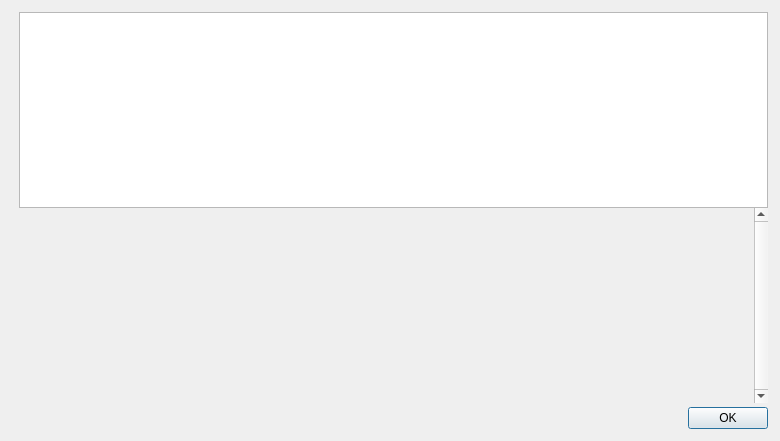
<?xml version="1.0" encoding="UTF-8"?>
<ui version="4.0">
 <class>HelpMessageDialog</class>
 <widget class="QDialog" name="HelpMessageDialog">
  <property name="geometry">
   <rect>
    <x>0</x>
    <y>0</y>
    <width>780</width>
    <height>441</height>
   </rect>
  </property>
  <layout class="QHBoxLayout" name="horizontalLayout_2">
   <property name="spacing">
    <number>0</number>
   </property>
   <property name="leftMargin">
    <number>12</number>
   </property>
   <property name="topMargin">
    <number>12</number>
   </property>
   <property name="rightMargin">
    <number>12</number>
   </property>
   <property name="bottomMargin">
    <number>12</number>
   </property>
   <item>
    <layout class="QVBoxLayout" name="verticalLayoutLogo" stretch="0,0">
     <property name="leftMargin">
      <number>0</number>
     </property>
     <property name="topMargin">
      <number>4</number>
     </property>
     <property name="rightMargin">
      <number>0</number>
     </property>
     <item>
      <widget class="QLabel" name="aboutLogo">
       <property name="sizePolicy">
        <sizepolicy hsizetype="Preferred" vsizetype="Ignored">
         <horstretch>0</horstretch>
         <verstretch>0</verstretch>
        </sizepolicy>
       </property>
       <property name="maximumSize">
        <size>
         <width>100</width>
         <height>100</height>
        </size>
       </property>
       <property name="pixmap">
        <pixmap resource="../bitcoin.qrc">:/images/litecoinz</pixmap>
       </property>
       <property name="scaledContents">
        <bool>true</bool>
       </property>
       <property name="alignment">
        <set>Qt::AlignLeading|Qt::AlignLeft|Qt::AlignTop</set>
       </property>
      </widget>
     </item>
     <item>
      <widget class="QFrame" name="frame">
       <property name="frameShape">
        <enum>QFrame::NoFrame</enum>
       </property>
       <property name="frameShadow">
        <enum>QFrame::Raised</enum>
       </property>
      </widget>
     </item>
    </layout>
   </item>
   <item>
    <layout class="QVBoxLayout" name="verticalLayout">
     <item>
      <widget class="QTextEdit" name="helpMessage">
       <property name="readOnly">
        <bool>true</bool>
       </property>
      </widget>
     </item>
     <item>
      <widget class="QScrollArea" name="scrollArea">
       <property name="frameShape">
        <enum>QFrame::NoFrame</enum>
       </property>
       <property name="verticalScrollBarPolicy">
        <enum>Qt::ScrollBarAlwaysOn</enum>
       </property>
       <property name="widgetResizable">
        <bool>true</bool>
       </property>
       <widget class="QWidget" name="scrollAreaWidgetContents">
        <property name="geometry">
         <rect>
          <x>0</x>
          <y>0</y>
          <width>638</width>
          <height>176</height>
         </rect>
        </property>
        <layout class="QVBoxLayout" name="verticalLayout_2">
         <item>
          <widget class="QLabel" name="aboutMessage">
           <property name="cursor">
            <cursorShape>IBeamCursor</cursorShape>
           </property>
           <property name="textFormat">
            <enum>Qt::PlainText</enum>
           </property>
           <property name="alignment">
            <set>Qt::AlignLeading|Qt::AlignLeft|Qt::AlignTop</set>
           </property>
           <property name="openExternalLinks">
            <bool>true</bool>
           </property>
           <property name="textInteractionFlags">
            <set>Qt::LinksAccessibleByMouse|Qt::TextSelectableByKeyboard|Qt::TextSelectableByMouse</set>
           </property>
          </widget>
         </item>
        </layout>
       </widget>
      </widget>
     </item>
     <item>
      <spacer name="verticalSpacer">
       <property name="orientation">
        <enum>Qt::Vertical</enum>
       </property>
       <property name="sizeType">
        <enum>QSizePolicy::Fixed</enum>
       </property>
       <property name="sizeHint" stdset="0">
        <size>
         <width>4</width>
         <height>4</height>
        </size>
       </property>
      </spacer>
     </item>
     <item>
      <widget class="QDialogButtonBox" name="okButton">
       <property name="orientation">
        <enum>Qt::Horizontal</enum>
       </property>
       <property name="standardButtons">
        <set>QDialogButtonBox::Ok</set>
       </property>
      </widget>
     </item>
    </layout>
   </item>
  </layout>
 </widget>
 <resources>
  <include location="../bitcoin.qrc"/>
 </resources>
 <connections>
  <connection>
   <sender>okButton</sender>
   <signal>accepted()</signal>
   <receiver>HelpMessageDialog</receiver>
   <slot>accept()</slot>
   <hints>
    <hint type="sourcelabel">
     <x>20</x>
     <y>20</y>
    </hint>
    <hint type="destinationlabel">
     <x>20</x>
     <y>20</y>
    </hint>
   </hints>
  </connection>
  <connection>
   <sender>okButton</sender>
   <signal>rejected()</signal>
   <receiver>HelpMessageDialog</receiver>
   <slot>reject()</slot>
   <hints>
    <hint type="sourcelabel">
     <x>20</x>
     <y>20</y>
    </hint>
    <hint type="destinationlabel">
     <x>20</x>
     <y>20</y>
    </hint>
   </hints>
  </connection>
 </connections>
</ui>
